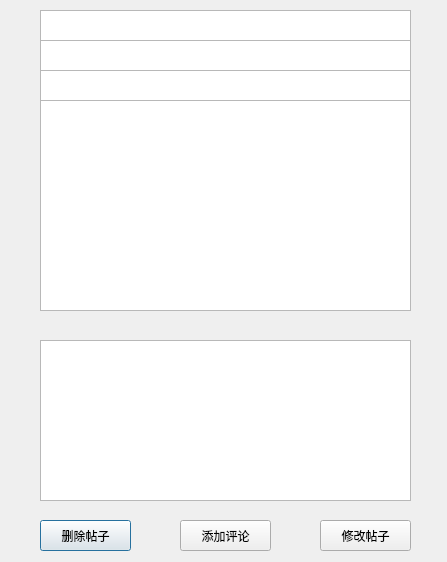
<?xml version="1.0" encoding="UTF-8"?>
<ui version="4.0">
 <class>PostDlg</class>
 <widget class="QDialog" name="PostDlg">
  <property name="geometry">
   <rect>
    <x>0</x>
    <y>0</y>
    <width>447</width>
    <height>562</height>
   </rect>
  </property>
  <property name="windowTitle">
   <string>Dialog</string>
  </property>
  <widget class="QTextBrowser" name="contentsBrowser">
   <property name="geometry">
    <rect>
     <x>40</x>
     <y>100</y>
     <width>371</width>
     <height>211</height>
    </rect>
   </property>
  </widget>
  <widget class="QTextBrowser" name="titleBrowser">
   <property name="geometry">
    <rect>
     <x>40</x>
     <y>10</y>
     <width>371</width>
     <height>31</height>
    </rect>
   </property>
  </widget>
  <widget class="QTextBrowser" name="authorBrowser">
   <property name="geometry">
    <rect>
     <x>40</x>
     <y>40</y>
     <width>371</width>
     <height>31</height>
    </rect>
   </property>
  </widget>
  <widget class="QTextBrowser" name="commentsBrowser">
   <property name="geometry">
    <rect>
     <x>40</x>
     <y>340</y>
     <width>371</width>
     <height>161</height>
    </rect>
   </property>
  </widget>
  <widget class="QPushButton" name="deleteBtn">
   <property name="geometry">
    <rect>
     <x>40</x>
     <y>520</y>
     <width>91</width>
     <height>31</height>
    </rect>
   </property>
   <property name="text">
    <string>删除帖子</string>
   </property>
  </widget>
  <widget class="QPushButton" name="modifyBtn">
   <property name="geometry">
    <rect>
     <x>320</x>
     <y>520</y>
     <width>91</width>
     <height>31</height>
    </rect>
   </property>
   <property name="text">
    <string>修改帖子</string>
   </property>
  </widget>
  <widget class="QPushButton" name="commentBtn">
   <property name="geometry">
    <rect>
     <x>180</x>
     <y>520</y>
     <width>91</width>
     <height>31</height>
    </rect>
   </property>
   <property name="text">
    <string>添加评论</string>
   </property>
  </widget>
  <widget class="QTextBrowser" name="timeBrowser">
   <property name="geometry">
    <rect>
     <x>40</x>
     <y>70</y>
     <width>371</width>
     <height>31</height>
    </rect>
   </property>
   <property name="font">
    <font>
     <pointsize>8</pointsize>
    </font>
   </property>
  </widget>
  <widget class="QLabel" name="label">
   <property name="geometry">
    <rect>
     <x>0</x>
     <y>0</y>
     <width>451</width>
     <height>561</height>
    </rect>
   </property>
   <property name="text">
    <string/>
   </property>
   <property name="pixmap">
    <pixmap resource="src.qrc">:/bkg5.jpg</pixmap>
   </property>
   <property name="scaledContents">
    <bool>true</bool>
   </property>
  </widget>
  <zorder>label</zorder>
  <zorder>contentsBrowser</zorder>
  <zorder>titleBrowser</zorder>
  <zorder>authorBrowser</zorder>
  <zorder>commentsBrowser</zorder>
  <zorder>deleteBtn</zorder>
  <zorder>modifyBtn</zorder>
  <zorder>commentBtn</zorder>
  <zorder>timeBrowser</zorder>
 </widget>
 <resources>
  <include location="src.qrc"/>
 </resources>
 <connections/>
</ui>
